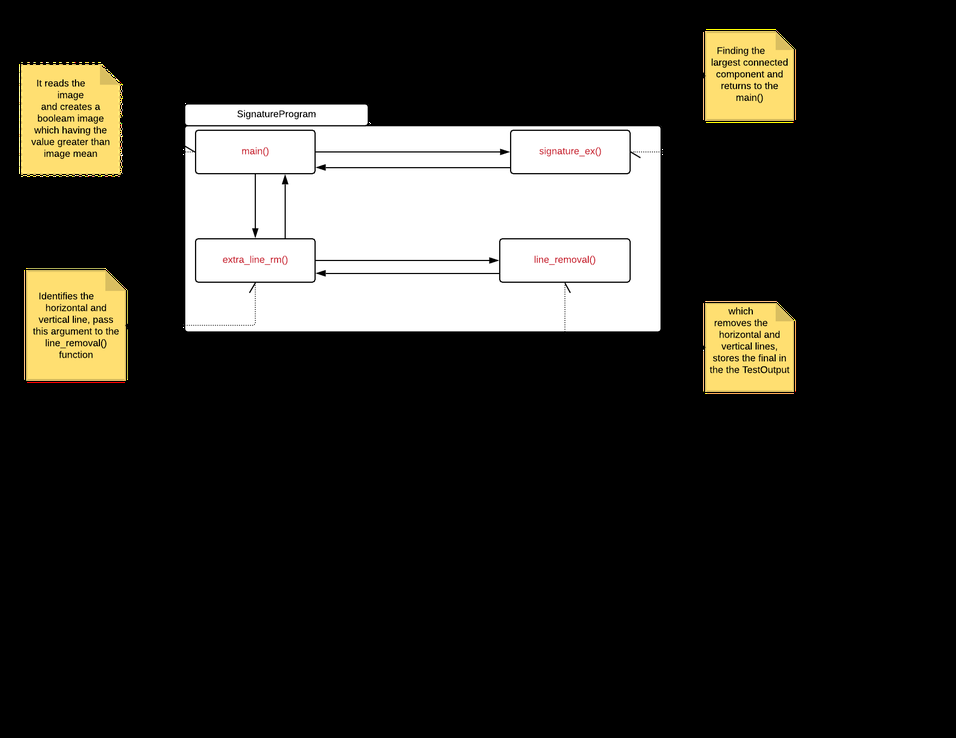
#> input picture Images/signature_model.png, 956 x 738 px, shrunk from 1760 x 1360 before the run
$ python signature.py --image Images/signature_model.png
#> lines starting #> are read from the running program, lines starting #| are printed output that depends on the picture; after the words box and inside, x2 and y2 are one past the last pixel; in counts of white or black regions, pixels touching at a corner belong together
# Code to extract signature from the scanned document.

import argparse
import numpy as np
from skimage import measure
from skimage import morphology
from skimage.measure import regionprops
import os
import cv2

current_path = os.getcwd()
test_path = "/TestOutput/"


def main(image):
    # Reading the image
#> called with image = 'Images/signature_model.png'
    img = cv2.imread(image, 0)
#> img: shape (738, 956); min 0, max 255, mean 46.2
    img = cv2.threshold(img, 127, 255, cv2.THRESH_BINARY)[1]
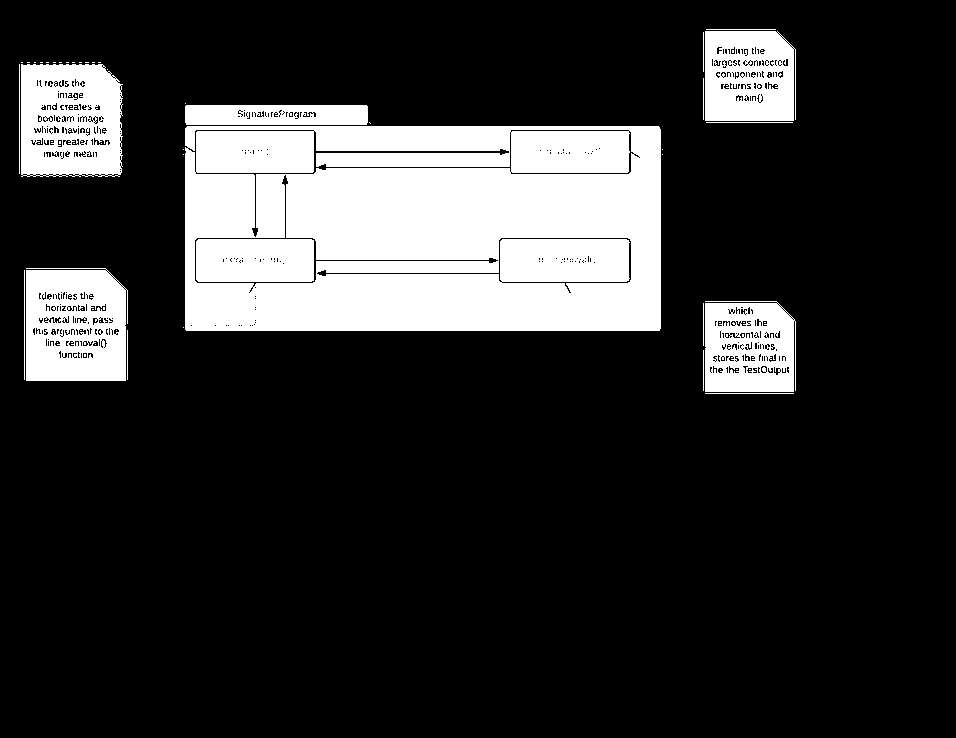
#> img: shape (738, 956); 18.9% white; 66 white regions (49 under 20 px), largest, box (x1, y1, x2, y2) and area: (185, 126, 661, 331) 89680, (26, 268, 128, 381) 10032, (21, 64, 123, 177) 9832

    # Converting to bool array and labeling with background white
    bool_array = img > img.mean()
    bool_label = measure.label(bool_array, background=1)
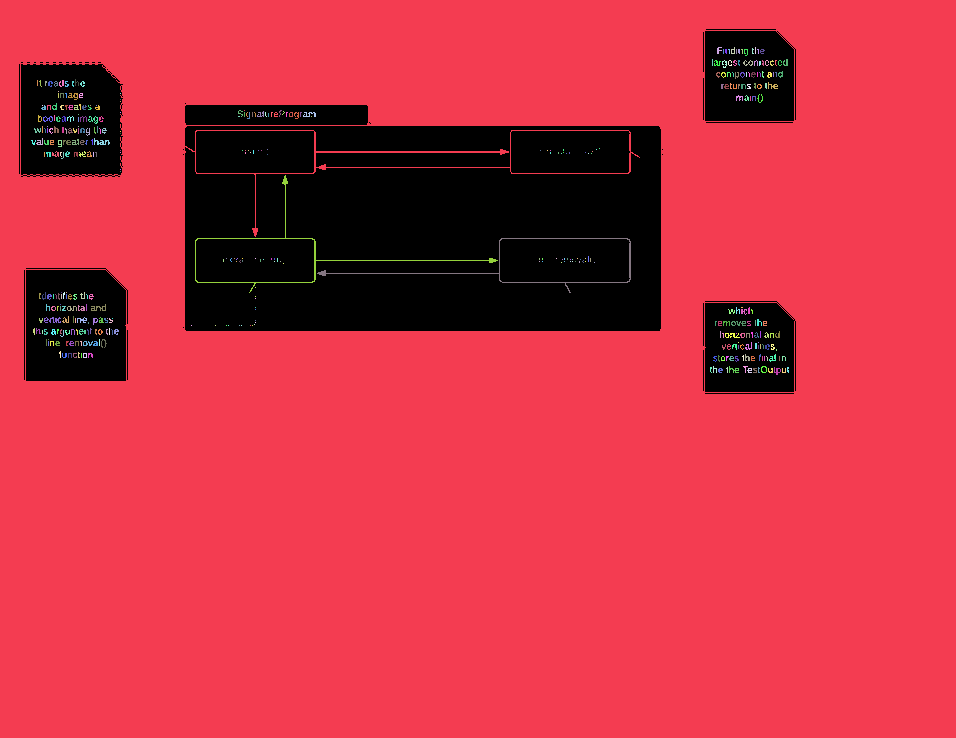
#> bool_label: shape (738, 956) int32; 412 distinct labels, from 0 to 411; one colour per label, 0 black

    # Calculating the largest connected components threshold
    # value to reject connected pixel smaller than threshold
    total_area, largest_comp, count = signature_ex(bool_label)
#> the loop in signature_ex, `for region in regionprops(np.squeeze(bool_label)):` made 411 passes
#> (total_area, largest_comp) on pass 1: (567217, 567217)
#> total_area on passes 2, 3, 12, 14, 16, 17: 567236, 567252, 567268, 567282, 567305, 567327
#> after the loop in signature_ex, `for region in regionprops(np.squeeze(bool_label)):`: count = 175; largest_comp = 567217; total_area = 571521
#> total_area = 571521; largest_comp = 567217; count = 175
    average = total_area/count
#> average = 3265.8
    # print(average)
    connected_thresh = ((average/84.0)*250.0)+100
#> connected_thresh = 9819.7

    im = morphology.remove_small_objects(bool_label, connected_thresh)
#> im: shape (738, 956) int32; values 0 (black) and 1 (white), 80.4% white; 37 black regions (21 under 20 px), largest, box (x1, y1, x2, y2) and area: (185, 126, 661, 331) 96111, (26, 268, 128, 381) 11024, (21, 64, 123, 177) 10937

    # Creating a folder to store our output
    """
    im.jpg is a negative image of signature
    fimg.jpg is a image with the signature
    """
    if not os.path.exists(current_path+test_path):
        os.makedirs(current_path+test_path)
    cv2.imwrite(current_path+test_path+'im.jpg', im)

    fimg = cv2.imread(current_path+test_path+'im.jpg', 0)
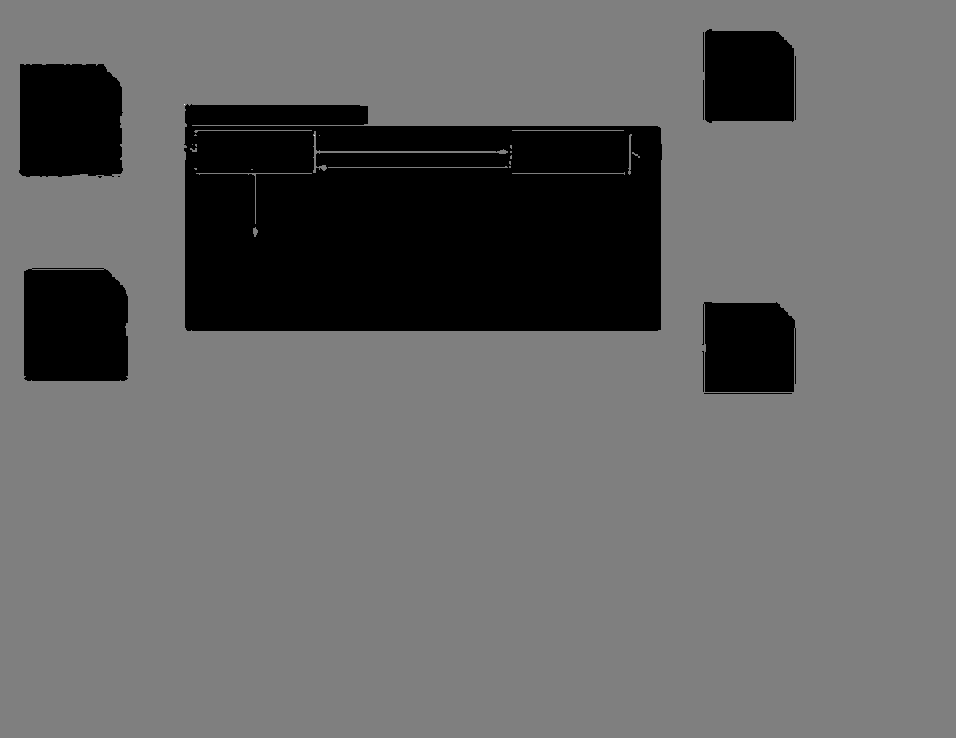
#> fimg: shape (738, 956); min 0, max 2, mean 0.804; drawn with min black and max white
    fimg = cv2.threshold(fimg, 0, 255,
                         cv2.THRESH_BINARY_INV | cv2.THRESH_OTSU)[1]
#> fimg: shape (738, 956); 19.6% white; 12 white regions (2 under 20 px), largest, box (x1, y1, x2, y2) and area: (184, 104, 662, 331) 99787, (24, 268, 128, 381) 11343, (19, 64, 123, 177) 11123

    cv2.imwrite(current_path+test_path+'fimg.jpg', fimg)
    image = cv2.imread(current_path+test_path+'fimg.jpg')
#> image: shape (738, 956, 3); min 0, max 255, mean 50
    image = cv2.cvtColor(image, cv2.COLOR_BGR2GRAY)
#> image: shape (738, 956)
    extra_line_rm(image)


def signature_ex(bool_label):
    """

    :param bool_label: labeled input
    :return: largest component and the parameter
    to calculate the longest connected pixel threshold
    """
    largest_comp = 0
    count = 1
    total_area = 0.0

    for region in regionprops(np.squeeze(bool_label)):
        if region.area > 10:
            total_area = total_area + region.area
            count = count + 1

        if region.area >= 250 and (region.area > largest_comp):
            largest_comp = region.area

    return total_area, largest_comp, count


def extra_line_rm(image):
    """

    :param image: image with only signature, lines, symbol
    :return: None
    """
    img = cv2.bitwise_not(image)
    th2 = cv2.adaptiveThreshold(img, 255, cv2.ADAPTIVE_THRESH_MEAN_C,
                                cv2.THRESH_BINARY, 15, -2)
#> th2: shape (738, 956); 3.4% white; 26 white regions (13 under 20 px), largest, box (x1, y1, x2, y2) and area: (177, 98, 669, 338) 10221, (12, 57, 130, 184) 3303, (17, 261, 135, 388) 3282

    horizontal = th2
    vertical = th2
    rows, cols = horizontal.shape
#> rows = 738; cols = 956
    horizontal_size = int(cols / 30)
#> horizontal_size = 31
    horizontal_structure = cv2.getStructuringElement(cv2.MORPH_RECT,
                                                     (horizontal_size, 1))
    horizontal = cv2.erode(horizontal,
                           horizontal_structure, (-1, -1))
#> horizontal: shape (738, 956); 1.6% white; 19 white regions, largest, box (x1, y1, x2, y2) and area: (193, 331, 653, 338) 3202, (207, 119, 653, 126) 2060, (193, 98, 360, 105) 1138

    horizontal = cv2.dilate(horizontal,
                            horizontal_structure, (-1, -1))
#> horizontal: shape (738, 956); 1.9% white; 19 white regions, largest, box (x1, y1, x2, y2) and area: (178, 331, 668, 338) 3412, (192, 119, 668, 126) 2270, (178, 98, 375, 105) 1348

    horizontal = cv2.bitwise_not(horizontal)

    vertical_size = int(rows / 30)
#> vertical_size = 24
    vertical_structure = cv2.getStructuringElement(cv2.MORPH_RECT,
                                                   (1, vertical_size))
#> vertical_structure = 24 values from 1 to 1
    vertical = cv2.erode(vertical, vertical_structure, (-1, -1))
#> vertical: shape (738, 956); 1.1% white; 18 white regions, largest, box (x1, y1, x2, y2) and area: (178, 110, 185, 327) 1475, (661, 131, 669, 327) 1318, (13, 69, 20, 172) 698
    vertical = cv2.dilate(vertical, vertical_structure, (-1, -1))
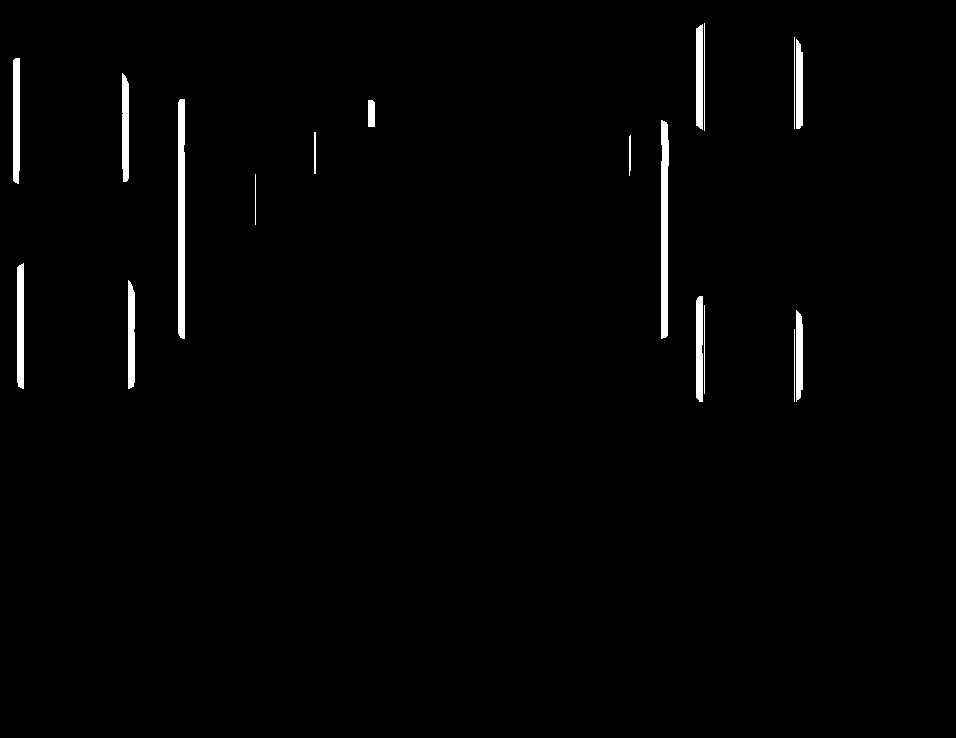
#> vertical: shape (738, 956); 1.4% white; 18 white regions, largest, box (x1, y1, x2, y2) and area: (178, 99, 185, 339) 1659, (661, 120, 669, 339) 1525, (13, 58, 20, 184) 859
    vertical = cv2.bitwise_not(vertical)

    line_remove(vertical, horizontal, img)


def line_remove(vertical, horizontal, img):
    """

    :param vertical: The image which only has vertical lines
    :param horizontal: The image which only has horizontal lines
    :param img: The image which contain lines, signature
    :return: None
    """
    image = cv2.bitwise_not(img)
    final_image = cv2.addWeighted(horizontal, 0.5, vertical, 0.5, 0)
    _, th_1 = cv2.threshold(final_image, 220, 255, cv2.THRESH_BINARY)
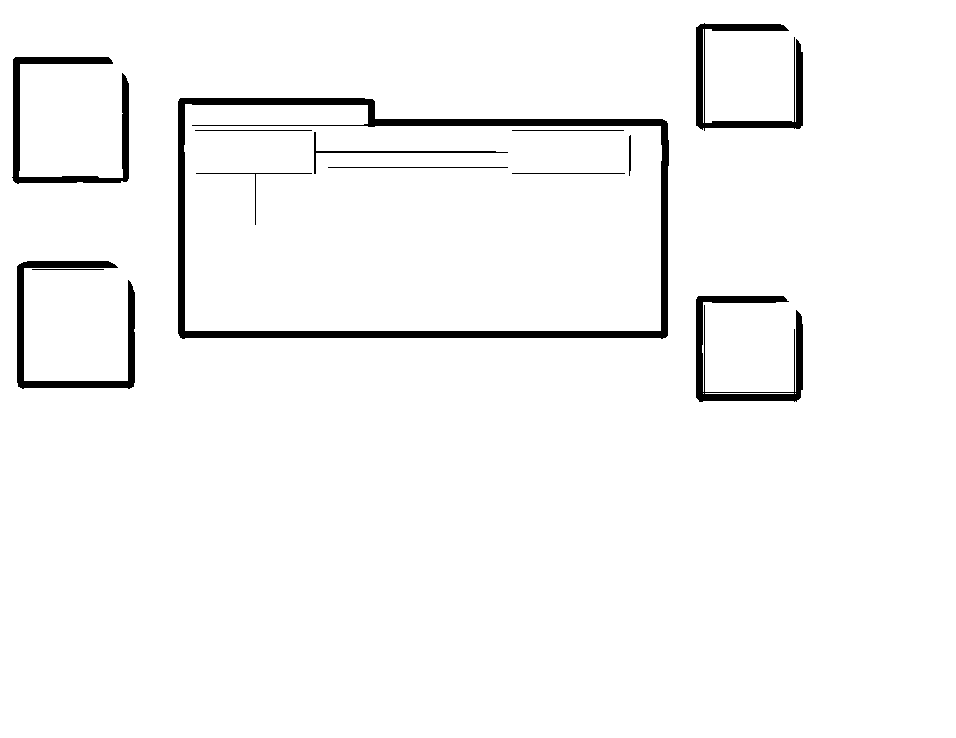
#> th_1: shape (738, 956); 96.8% white; 13 black regions, largest, box (x1, y1, x2, y2) and area: (178, 98, 669, 339) 10176, (17, 261, 135, 389) 2933, (12, 57, 129, 184) 2849
    _, th_2 = cv2.threshold(image, 220, 255, cv2.THRESH_BINARY)
    th_1 = abs(255-th_1)
    th_2 = abs(255-th_2)
    final_image1 = th_2-th_1
    kernel = np.ones((2, 2), dtype="uint8")
    erode1 = cv2.erode(final_image1, kernel)
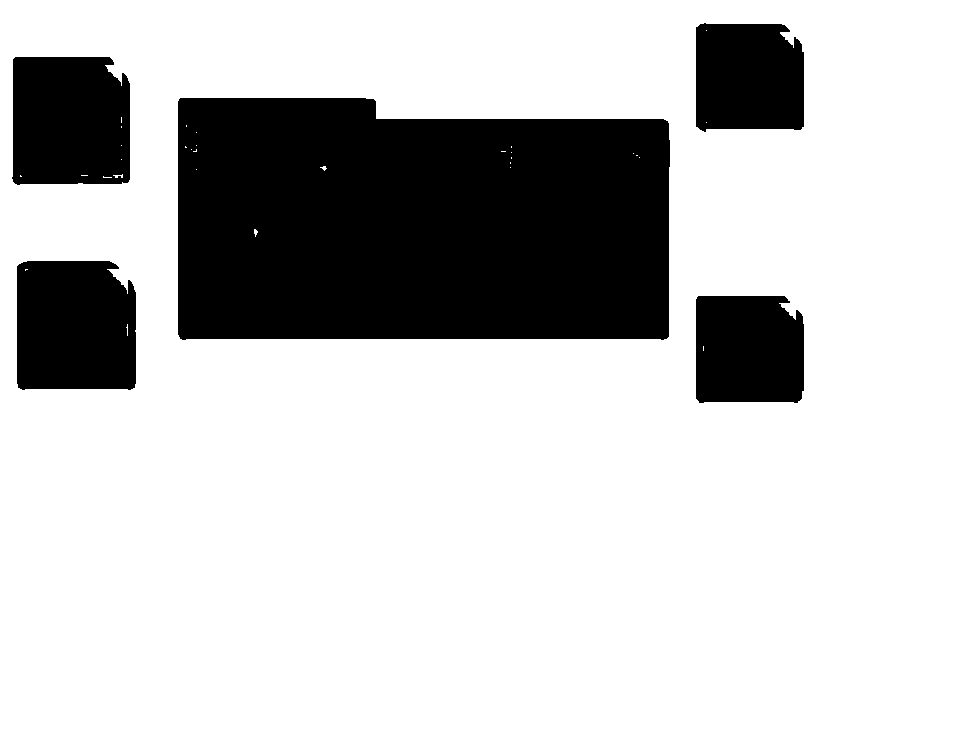
#> erode1: shape (738, 956); 76.9% white; 5 black regions, box (x1, y1, x2, y2) and area: (178, 98, 670, 340) 112106, (17, 261, 136, 390) 14668, (12, 57, 130, 185) 14382, (696, 296, 804, 403) 11060, (696, 23, 804, 132) 10984
    final_image2 = cv2.bitwise_not(erode1)

    # This final_image.jpg is the final output
    cv2.imwrite(current_path+test_path+'final_image.jpg', final_image2)


if __name__ == '__main__':
    parser = argparse.ArgumentParser()

    # Taking the image through command line
    parser.add_argument('-i', '--image', help="Path of image is required",
                        required=True)
    arg = parser.parse_args()

    main(arg.image)
